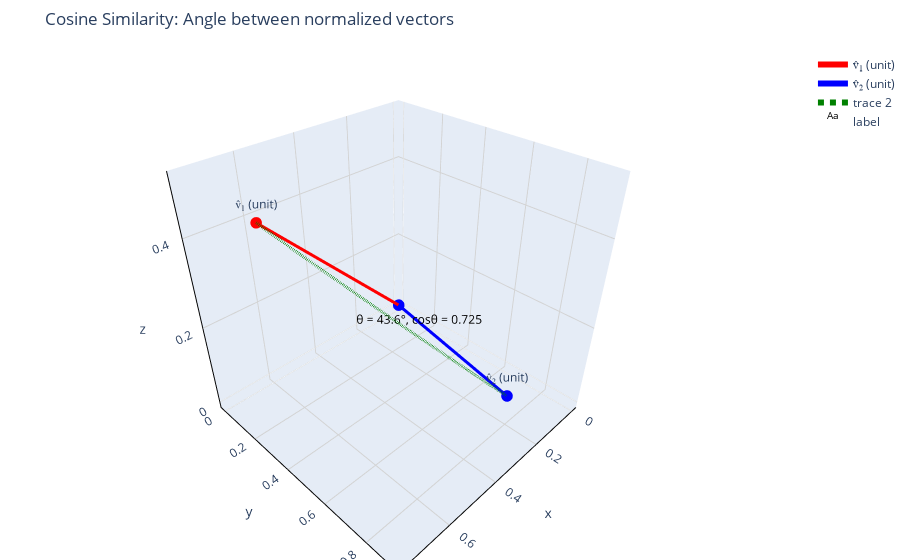

Source (notebook cell):
### Markdown cell above
## 3. Cosine Similarity Visualization

### Code cell
# Cosine Similarity: Angle between normalized vectors
fig = go.Figure(layout=make_layout("Cosine Similarity: Angle between normalized vectors"))

# Normalize vectors to unit length
na = float(np.linalg.norm(v1))
nb = float(np.linalg.norm(v2))
ua = v1/na if na > 0 else v1  # Unit vector a
ub = v2/nb if nb > 0 else v2  # Unit vector b

fig.add_trace(vector_trace(ua, "v̂₁ (unit)", color="red"))
fig.add_trace(vector_trace(ub, "v̂₂ (unit)", color="blue"))

# Create angle arc
u = ua
w_raw = ub - np.dot(ub, u) * u
nw = np.linalg.norm(w_raw)

if nw > 1e-12:
    w = w_raw / nw
    theta = float(np.arccos(np.clip(float(np.dot(ua, ub)), -1.0, 1.0)))
    t_vals = np.linspace(0, theta, 120)
    arc = np.outer(np.cos(t_vals), u) + np.outer(np.sin(t_vals), w)
    fig.add_trace(go.Scatter3d(
        x=arc[:,0], y=arc[:,1], z=arc[:,2], 
        mode="lines", line=dict(width=6, color="green", dash="dot")
    ))
    label_point = arc[int(len(t_vals)*0.6)]
    cos_theta = float(np.cos(theta))
else:
    label_point = ua
    cos_theta = float(np.dot(ua, ub))

fig.add_trace(text3d(
    label_point[0], label_point[1], label_point[2], 
    f"θ = {np.degrees(theta):.1f}°, cosθ = {cos_theta:.3f}"
))
fig.update_layout(margin=dict(l=0, r=0, t=50, b=0))
fig.show()

### Figure 1 — Plotly figure (JSON) as saved in the notebook; plotly's stock layout.template omitted (floating-point values rounded to 4 significant figures)
{"data": [{"line": {"color": "red", "width": 6}, "marker": {"color": "red", "size": 4}, "mode": "lines+markers+text", "name": "v̂₁ (unit)", "opacity": 1, "text": [null, "v̂₁ (unit)"], "textposition": "top center", "type": "scatter3d", "x": [0, 0.7682], "y": [0, 0.3841], "z": [0, 0.5121]}, {"line": {"color": "blue", "width": 6}, "marker": {"color": "blue", "size": 4}, "mode": "lines+markers+text", "name": "v̂₂ (unit)", "opacity": 1, "text": [null, "v̂₂ (unit)"], "textposition": "top center", "type": "scatter3d", "x": [0, 0.3651], "y": [0, 0.9129], "z": [0, 0.1826]}, {"line": {"color": "green", "dash": "dot", "width": 6}, "mode": "lines", "type": "scatter3d", "x": [0.7682, 0.7664, 0.7646, 0.7628, 0.7609, 0.759, 0.757, 0.755, 0.753, 0.751, 0.7489, 0.7468, 0.7447, 0.7425, 0.7403, 0.7381, 0.7358, 0.7336, 0.7313, 0.7289, 0.7265, 0.7241, 0.7217, 0.7192, 0.7168, 0.7142, 0.7117, 0.7091, 0.7065, 0.7039, 0.7012, 0.6985, 0.6958, 0.693, 0.6903, 0.6875, 0.6846, 0.6818, 0.6789, 0.676, 0.673, 0.67, 0.667, 0.664, 0.661, 0.6579, 0.6548, 0.6516, 0.6485, 0.6453, 0.6421, 0.6388, 0.6356, 0.6323, 0.629, 0.6256, 0.6222, 0.6188, 0.6154, 0.612, 0.6085, 0.605, 0.6015, 0.5979, 0.5944, 0.5908, 0.5872, 0.5835, 0.5799, 0.5762, 0.5725, 0.5687, 0.565, 0.5612, 0.5574, 0.5536, 0.5497, 0.5458, 0.5419, 0.538, 0.5341, 0.5301, 0.5261, 0.5221, 0.5181, 0.5141, 0.51, 0.5059, 0.5018, 0.4977, 0.4935, 0.4894, 0.4852, 0.481, 0.4767, 0.4725, 0.4682, 0.4639, 0.4596, 0.4553, 0.451, 0.4466, 0.4422, 0.4378, 0.4334, 0.429, 0.4245, 0.42, 0.4156, 0.4111, 0.4065, 0.402, 0.3975, 0.3929, 0.3883, 0.3837, 0.3791, 0.3745, 0.3698, 0.3651], "y": [0.3841, 0.39, 0.3958, 0.4017, 0.4075, 0.4133, 0.4191, 0.4249, 0.4306, 0.4364, 0.4421, 0.4478, 0.4535, 0.4592, 0.4648, 0.4705, 0.4761, 0.4817, 0.4872, 0.4928, 0.4983, 0.5038, 0.5093, 0.5148, 0.5202, 0.5257, 0.5311, 0.5365, 0.5418, 0.5472, 0.5525, 0.5578, 0.563, 0.5683, 0.5735, 0.5787, 0.5839, 0.5891, 0.5942, 0.5993, 0.6044, 0.6094, 0.6145, 0.6195, 0.6245, 0.6294, 0.6344, 0.6393, 0.6442, 0.649, 0.6538, 0.6586, 0.6634, 0.6682, 0.6729, 0.6776, 0.6822, 0.6869, 0.6915, 0.6961, 0.7006, 0.7051, 0.7096, 0.7141, 0.7185, 0.7229, 0.7273, 0.7317, 0.736, 0.7403, 0.7445, 0.7488, 0.753, 0.7571, 0.7613, 0.7654, 0.7694, 0.7735, 0.7775, 0.7815, 0.7854, 0.7893, 0.7932, 0.7971, 0.8009, 0.8047, 0.8084, 0.8121, 0.8158, 0.8195, 0.8231, 0.8267, 0.8302, 0.8337, 0.8372, 0.8407, 0.8441, 0.8475, 0.8508, 0.8541, 0.8574, 0.8606, 0.8639, 0.867, 0.8702, 0.8733, 0.8763, 0.8794, 0.8824, 0.8853, 0.8882, 0.8911, 0.894, 0.8968, 0.8995, 0.9023, 0.905, 0.9077, 0.9103, 0.9129], "z": [0.5121, 0.5104, 0.5086, 0.5068, 0.505, 0.5031, 0.5013, 0.4994, 0.4975, 0.4956, 0.4936, 0.4917, 0.4897, 0.4877, 0.4857, 0.4836, 0.4816, 0.4795, 0.4774, 0.4752, 0.4731, 0.4709, 0.4688, 0.4666, 0.4643, 0.4621, 0.4599, 0.4576, 0.4553, 0.453, 0.4506, 0.4483, 0.4459, 0.4435, 0.4411, 0.4387, 0.4363, 0.4338, 0.4314, 0.4289, 0.4263, 0.4238, 0.4213, 0.4187, 0.4161, 0.4135, 0.4109, 0.4083, 0.4057, 0.403, 0.4003, 0.3976, 0.3949, 0.3922, 0.3894, 0.3867, 0.3839, 0.3811, 0.3783, 0.3755, 0.3726, 0.3698, 0.3669, 0.364, 0.3611, 0.3582, 0.3553, 0.3524, 0.3494, 0.3464, 0.3435, 0.3405, 0.3374, 0.3344, 0.3314, 0.3283, 0.3253, 0.3222, 0.3191, 0.316, 0.3129, 0.3097, 0.3066, 0.3034, 0.3003, 0.2971, 0.2939, 0.2907, 0.2875, 0.2842, 0.281, 0.2777, 0.2745, 0.2712, 0.2679, 0.2646, 0.2613, 0.258, 0.2547, 0.2513, 0.248, 0.2446, 0.2412, 0.2379, 0.2345, 0.2311, 0.2277, 0.2243, 0.2208, 0.2174, 0.2139, 0.2105, 0.207, 0.2036, 0.2001, 0.1966, 0.1931, 0.1896, 0.1861, 0.1826]}, {"mode": "text", "name": "label", "opacity": 1, "text": ["θ = 43.6°, cosθ = 0.725"], "textfont": {"color": "black"}, "type": "scatter3d", "x": [0.565], "y": [0.753], "z": [0.3374]}], "layout": {"margin": {"b": 0, "l": 0, "r": 0, "t": 50}, "paper_bgcolor": "white", "plot_bgcolor": "white", "scene": {"aspectmode": "cube", "xaxis": {"gridcolor": "lightgray", "linecolor": "black", "linewidth": 2, "title": {"text": "x"}}, "yaxis": {"gridcolor": "lightgray", "linecolor": "black", "linewidth": 2, "title": {"text": "y"}}, "zaxis": {"gridcolor": "lightgray", "linecolor": "black", "linewidth": 2, "title": {"text": "z"}}}, "showlegend": true, "title": {"text": "Cosine Similarity: Angle between normalized vectors"}}}
